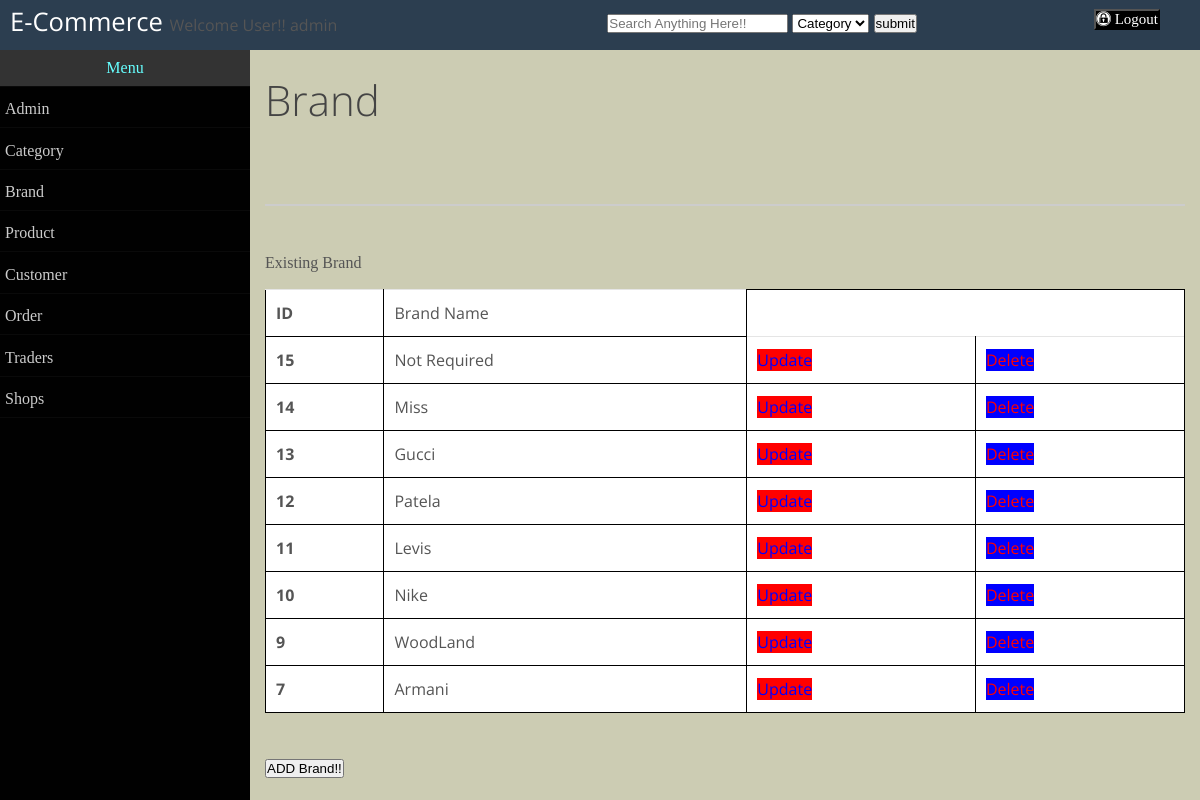
/Dashboard/brand.php (signed in), run on the app's committed database.
### tables this page shows
CREATE TABLE IF NOT EXISTS `brand` (
`id` int(64) NOT NULL,
  `brandName` varchar(128) NOT NULL
);

### Dashboard/brand.php (the view, shortened to what this page needs)
<?php
include("header.php");
?>
<h2> Brand </h2><br><br><hr><br>
	<p id="addHeading">Existing Brand</p>
	<table id="displayTable">
		<tr>
			<td>ID</td>
			<td>Brand Name</td>
		</tr>
	<?php
	 $sql = "SELECT * FROM brand ORDER BY id DESC";
	 $result = mysqli_query($connection,$sql);
	 while($row = mysqli_fetch_assoc($result)){
	 	echo"<tr>";
	 	echo"<td>";
	 	echo $row['id'];
		echo"</td>";
		echo"<td>";
	 	echo $row['brandName'];
	 	echo"</td>";
	 	echo "<td>  <a id='updateButton' href=updateBrand.php?id=".$row['id'].">Update</a></td>";
	 	echo "<td>  <a onclick='return confirmDel()' id='deleteButton' href=?mode=del&id=".$row['id'].">Delete</a> </td>";
	 	echo"</tr>";
	 }
	?>
			</table>
			<br>
			<form method="post" action="addbrand.php" >
				<input type="submit" name="submit1" value="ADD Brand!!">
			</form>
<?php
include("footer.php");
?>

### Dashboard/header.php (shortened to what this page needs)
<html >
	<head>
		<link rel="stylesheet" href="/gumby/css/gumby.css">
		<link rel="stylesheet" href="../css/custom1.css">
		<link rel="stylesheet" href="http://cdnjs.cloudflare.com/ajax/libs/font-awesome/4.4.0/css/font-awesome.min.css">
	</head>
	<body>
		<div id ="header">
			<div class="logo"> <a href="#">E-Commerce </a> Welcome User!!  <?php echo $_SESSION["adminuser"];?></div>
			<div class="searchBar">
				<form action="search.php"><input type="text" name="search" placeholder="Search Anything Here!!">
					<select name="searchDrop" id="in_stock">
      		   <option value="Category"> Category</option>
    		   </select>
    		   <input type="submit" value="submit" name="submit">
				</form>
			</div>
				<div class="logout"> <a href="logout.php"><button class="logoutButton"><i class="fa fa-expeditedssl"></i> Logout</button></a></div>
		</div>
		<div id ="container">
			<div class="sidebar">
					<ul id="navigation">
					<li><a href="#" class="selected">Menu </a></li>
					<li><a href="adminpage.php" >Admin </a></li>
					<li><a href="categoryPage.php">Category</a></li>
					<li><a href="brand.php"> Brand</a></li>
					<li><a href="product.php">Product </a></li>
					<li><a href="customer.php"> Customer</a></li>
					<li><a href="order.php">Order </a></li>
					<li><a href="traders.php">Traders </a></li>
					<li><a href="shop.php">Shops </a></li>
					</ul>
			</div>
			<div class="content" bgproperties="fixed">

### Dashboard/footer.php (shortened to what this page needs)
</div>
		</div>
	</body>
</html>

### css/custom1.css (style rules this page uses)
* { margin: 0; padding: 0; }
body { background-color: #ccccb3; }
div#header { width: 100%; height: 50px; background-color: #2c3e50; position: fixed; top: 0; }
.logo { float: left; margin-top: 9px; margin-left: 10px; }
.logo a { font-size: 1.6em; color:#fff; text-decoration: none; }
.searchBar { float: left; margin-top: 9px; margin-left: 270px; }
.logout { float: right; margin-top: 9px; margin-right: 40px; }
.logoutButton { background-color: black; color: white; font-family: 'Comic Sans MS'; font-size: 15px; }
div#container { width:100%; margin:0 auto; background-color: #ccccb3; }
.sidebar { width:250px; height:100%; background-color: #010101; float: left; font-family: 'Comic Sans MS'; position:fixed; top: 50; }
.content { width: auto; height:100%; margin-left: 250px; background-color: #ccccb3; padding: 15px; padding-top: 65px; }
ul#navigation li { list-style: none; }
ul#navigation li a { color: #ccc; display: block; padding: 5px; border-bottom: 1px solid #0A0A0A; -webkit-transition: 0.6s; -moz-transition: 0.6s; -o-transition: 0.6s; transition: 0.6s; text-decoration: none; }
ul#navigation li a.selected { background-color: #333333; color:#66ffff; text-align: center; }
#addHeading { font-family: "Algerian"; font-size: 20 px; }
#displayTable, th, td { border: 1px solid black; text-align: left; }
#displayTable { border-collapse: collapse; }
#deleteButton { text-decoration: none; color: red; background-color: blue; }
#updateButton { text-decoration: none; color: blue; background-color: red; }

### data on the page
brand: id "15", brandName "Not Required"
brand: id "14", brandName "Miss"
brand: id "13", brandName "Gucci"
brand: id "12", brandName "Patela"
brand: id "11", brandName "Levis"
brand: id "10", brandName "Nike"
brand: id "9", brandName "WoodLand"
brand: id "7", brandName "Armani"

### other printed values
$_SESSION["adminuser"] "admin"
